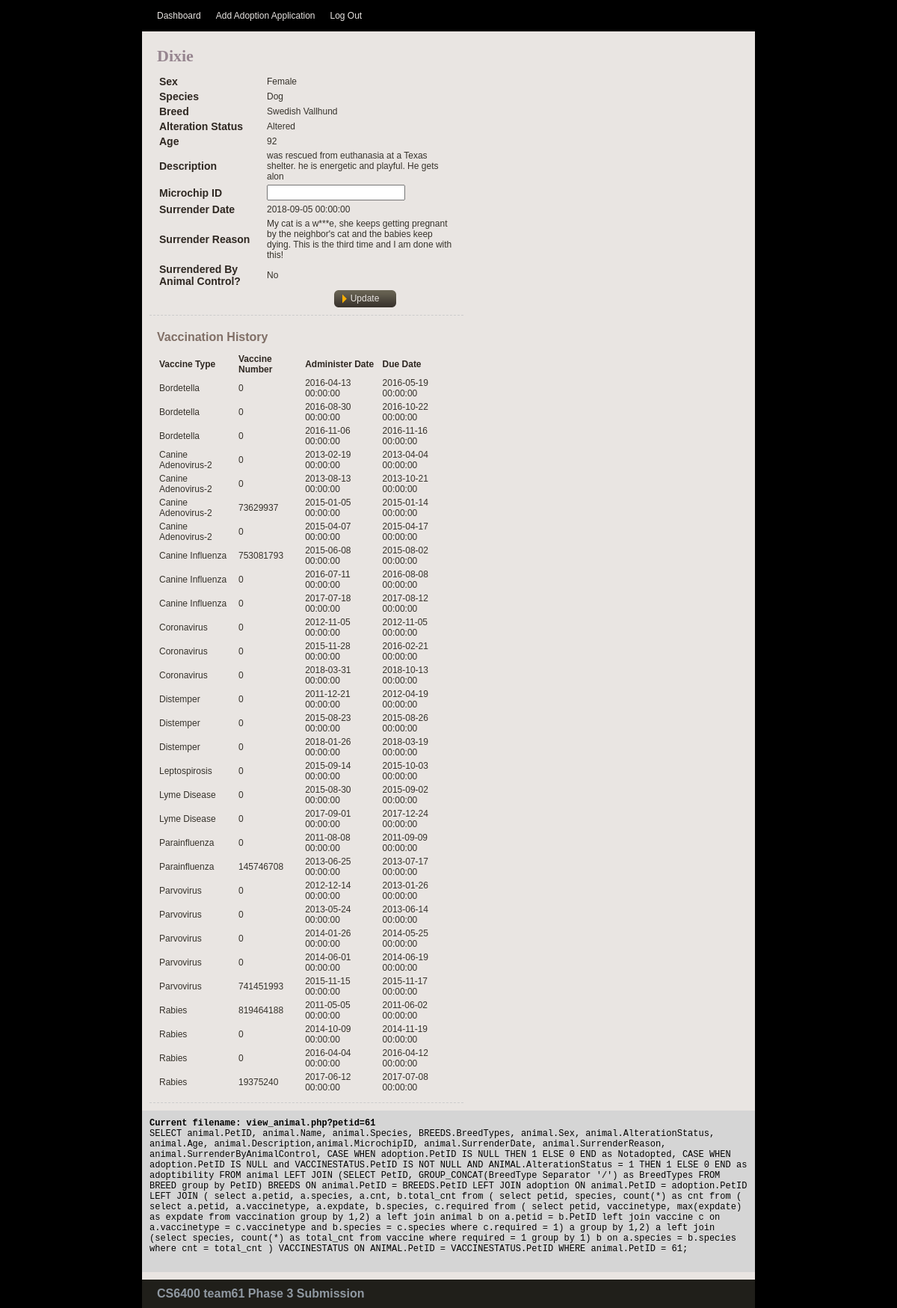
Page /view_animal.php?petid=61 (signed in) on the committed database.
### tables this page shows
CREATE TABLE ANIMAL (
    PetID INT NOT NULL AUTO_INCREMENT,
    AlterationStatus BOOLEAN NOT NULL,
    Name VARCHAR(45) NOT NULL,
    Sex VARCHAR(10) NOT NULL,
    Age FLOAT NOT NULL,
    Description VARCHAR(200) NOT NULL,
    Species VARCHAR(20) NOT NULL,
    SurrenderReason VARCHAR(200) NOT NULL,
    SurrenderByAnimalControl BOOLEAN NOT NULL,
    SurrenderDate DATETIME NOT NULL,
    MicrochipID VARCHAR(50) NULL,
    Username VARCHAR(20) NOT NULL,
    PRIMARY KEY (PetID),
    FOREIGN KEY (Species) REFERENCES SPECIES (Species),
    FOREIGN KEY (Username) REFERENCES `USER` (Username));

### view_animal.php (the view, shortened to what this page needs)
<?php
include('lib/common.php');
$petid = $_REQUEST['petid'];
$query = "SELECT Species FROM ANIMAL WHERE PetID = '$petid' ";
$result = mysqli_query($db, $query);
$row = mysqli_fetch_array($result, MYSQLI_ASSOC);
$query = "SELECT animal.PetID, animal.Name, animal.Species, BREEDS.BreedTypes, animal.Sex, animal.AlterationStatus, animal.Age, animal.Description,animal.MicrochipID, animal.SurrenderDate, animal.SurrenderReason, animal.SurrenderByAnimalControl, " .
    "        CASE WHEN adoption.PetID IS NULL THEN 1 ELSE 0 END as Notadopted, CASE WHEN adoption.PetID IS NULL and VACCINESTATUS.PetID IS NOT NULL AND ANIMAL.AlterationStatus = 1 THEN 1 ELSE 0 END as adoptibility " .
    "FROM animal LEFT JOIN (SELECT PetID, GROUP_CONCAT(BreedType Separator '/') as BreedTypes FROM BREED group by PetID) BREEDS " .
    "ON animal.PetID = BREEDS.PetID LEFT JOIN adoption ON animal.PetID = adoption.PetID " .
    "LEFT JOIN ( " .
    "           select a.petid, a.species, a.cnt, b.total_cnt from ( " .
    "                select petid, species, count(*) as cnt from ( " .
    "                    select a.petid, a.vaccinetype, a.expdate, b.species, c.required " .
    "                    from ( " .
    "                        select petid, vaccinetype, max(expdate) as expdate " .
    "                        from vaccination " .
    "                        group by 1,2) a " .
    "                    left join animal b  " .
    "                    on a.petid = b.PetID " .
    "                    left join vaccine c " .
    "                    on a.vaccinetype = c.vaccinetype and b.species = c.species " .
    "                    where c.required = 1) a " .
    "                   group by 1,2) a " .
    "                left join (select species, count(*) as total_cnt from vaccine where required = 1 group by 1) b " .
    "                on a.species = b.species " .
    "                where cnt = total_cnt " .
    "        ) VACCINESTATUS " .
    "        ON ANIMAL.PetID = VACCINESTATUS.PetID WHERE animal.PetID = $petid";
$result = mysqli_query($db, $query);
if (!is_bool($result) && (mysqli_num_rows($result) > 0)) {
    $row = mysqli_fetch_array($result, MYSQLI_ASSOC);
} else {
    array_push($error_msg,  "Query ERROR: Failed to get animal detail...<br>" . __FILE__ . " line:" . __LINE__);
}
$query = "SELECT * FROM vaccination WHERE PetID = $petid ";
$vaccineresult = mysqli_query($db, $query);
?>
<?php include("lib/header.php"); ?>
</head>
<body>
    <div id="main_container">
        <?php include("lib/menu.php"); ?>
        <div class="center_content">
            <div class="center_left">
                <div class="title_name">
                    <?php print $row['Name']; ?>
                </div>
                <div class="features">
                    <div class="section">
                        <?php
                        $redirecturl = "view_animal.php?petid=" . $petid;
                        print "<form name='updateform' action='$redirecturl' method='post'>";
                        ?>
                        <table>
                            <tr>
                                <td class="item_label">Sex</td>
                                <td>
                                    <?php if ($row['Sex'] == 'male') {
                                        print 'Male';
                                    } elseif ($row['Sex'] == 'female') {
                                        print 'Female';
                                    } else {
                                        print '<select name="sex">';
                                        print "<option value='male'>Male</option>";
                                        print "<option value='female'>Female</option>";
                                        print "<option value='unknown' selected = 'true'>Unknown</option>";
                                        print '</select>';
                                    } ?>
                                </td>
                            </tr>
                            <tr>
                                <td class="item_label">Species</td>
                                <td>
                                    <?php print $row['Species']; ?>
                                </td>
                            </tr>
                            <tr>
                                <td class="item_label">Breed</td>
                                <td>
                                    <?php
                                    if ($row['BreedTypes'] != 'Unknown' && $row['BreedTypes'] != 'Mixed') {
                                        print $row['BreedTypes'];
                                    }
                                    ?>
                                </td>
                            </tr>
                            <tr>
                                <td class="item_label">Alteration Status</td>
                                <td>
                                    <?php
                                    if ($row['AlterationStatus'] == 1) {
                                        print 'Altered';
                                    } else {
                                        print '<select name="alterationstatus" required>';
                                        print "<option value=1>Altered</option>";
                                        print "<option value=0 selected = 'true'>Not yet altered</option>";
                                        print "</select>";
                                    }
                                    ?>
                                </td>
                            </tr>
                            <tr>
                                <td class="item_label">Age</td>
                                <td>
                                    <?php print $row['Age']; ?>
                                </td>
                            </tr>
                            <tr>
                                <td class="item_label">Description</td>
                                <td>
                                    <?php print $row['Description']; ?>
                                </td>
                            </tr>
                            <tr>
                                <td class="item_label">Microchip ID</td>
                                <td>
                                    <?php
                                    if (!empty($row['MicrochipID'])) {
                                        print $row['MicrochipID'];
                                    } else {
                                        print "<input type='text' name='microchipid'>";
                                    }
                                    ?>
                                </td>
                            </tr>
                            <tr>
                                <td class="item_label">Surrender Date</td>
                                <td>
                                    <?php print $row['SurrenderDate']; ?>
                                </td>
                            </tr>
                            <tr>
                                <td class="item_label">Surrender Reason</td>
                                <td>
                                    <?php print $row['SurrenderReason']; ?>
                                </td>
                            </tr>
                            <tr>
                                <td class="item_label">Surrendered By Animal Control?</td>
                                <td>
                                    <?php if ($row['SurrenderByAnimalControl'] == 1) {
                                        print 'Yes';
                                    } else {
                                        print 'No';
                                    } ?>
                                </td>
                            </tr>
                        </table>
                        <a href="javascript:updateform.submit();" class="fancy_button">Update</a>
                        </form>
                    </div>
                    <div class="section">
                        <div class="subtitle">Vaccination History</div>
                        <table>
                            <tr>
                                <th class="heading">Vaccine Type</th>
                                <th class="heading">Vaccine Number</th>
                                <th class="heading">Administer Date</th>
                                <th class="heading">Due Date</th>
                            </tr>
                            <?php
                            if (isset($vaccineresult)) {
                                while ($row = mysqli_fetch_array($vaccineresult, MYSQLI_ASSOC)) {
                                    print "<tr>";
                                    print "<td>{$row['VaccineType']}</td>";
                                    print "<td>{$row['VaccinationNumber']}</td>";
                                    print "<td>{$row['AdminDate']}</td>";
                                    print "<td>{$row['ExpDate']}</td>";
                                    print "</tr>";
                                }
                            }    ?>
                        </table>
                    </div>
                </div>
            </div>
            <?php include("lib/error.php"); ?>
        </div>
        <?php include("lib/footer.php"); ?>
    </div>
</body>
</html>

### css/shelter_management.css (style rules this page uses)
body { background:url(../img/bg.gif) repeat #000000; padding:0; font-family: Verdana, Geneva, sans-serif; font-size:12px; margin:auto auto auto auto; color:#36322b; }
table { width: 100%; }
th, td { padding: 1px; text-align: left; }
a.fancy_button { display:block; width:68px; height:24px; line-height:24px; text-align:center; color:#E9E5E2; float:right; margin:0px 78px 0px 0px; padding:0px 10px 0px 10px; font-family: Verdana, Geneva, sans-serif; font-size:12px; text-decoration:none; background:url(../img/read_more_bg.gif) no-repeat center; }
#main_container { width:820px; height:auto; margin:auto; padding:0px; }
.title_name { width: auto; font-family: Georgia, serif; font-weight:bold; font-size:22px; color:#96858F; margin:0px 10px 0px 10px; }
.item_label { font-family: Verdana, Geneva, sans-serif; width:140px; font-weight:bold; font-size:14px; color:#2e2721; }
.heading { font-size:12px; color:#2e2721; font-weight:bold; }
.subtitle { width: 600px; font-family: Verdana, Geneva, sans-serif; font-weight:bold; font-size:16px; color:#806F66; padding:10px 0px 10px 0px; }
.center_content { width:820px; height:auto; padding:10px 0px 10px 0px; clear:both; background-color:#E9E5E2; }
.center_left { width:600px; float:left; padding:10px 10px 10px 10px; }
.section { float:left; width:400px; border-bottom:1px #CCCCCC dashed; padding:10px 10px 10px 10px; }

### rows in the picture
animal: Name "Dixie", Species "Dog", Age "92", Description "was rescued from euthanasia at a Texas shelter. he is energetic and playful. He gets alon", SurrenderDate "2018-09-05 00:00:00", SurrenderReason "My cat is a w***e, she keeps getting pregnant by the neighbor's cat and the babies keep dying. This is the third time and I am done with this!"

### other values in the picture
$row['BreedTypes'] "Swedish Vallhund"
$row['VaccineType'] "Bordetella"
$row['VaccinationNumber'] "0"
$row['AdminDate'] "2016-04-13 00:00:00"
$row['ExpDate'] "2016-05-19 00:00:00"
$row['AdminDate'] "2016-08-30 00:00:00"
$row['ExpDate'] "2016-10-22 00:00:00"
$row['AdminDate'] "2016-11-06 00:00:00"
$row['ExpDate'] "2016-11-16 00:00:00"
$row['VaccineType'] "Canine Adenovirus-2"
$row['AdminDate'] "2013-02-19 00:00:00"
$row['ExpDate'] "2013-04-04 00:00:00"
$row['AdminDate'] "2013-08-13 00:00:00"
$row['ExpDate'] "2013-10-21 00:00:00"
$row['VaccinationNumber'] "73629937"
